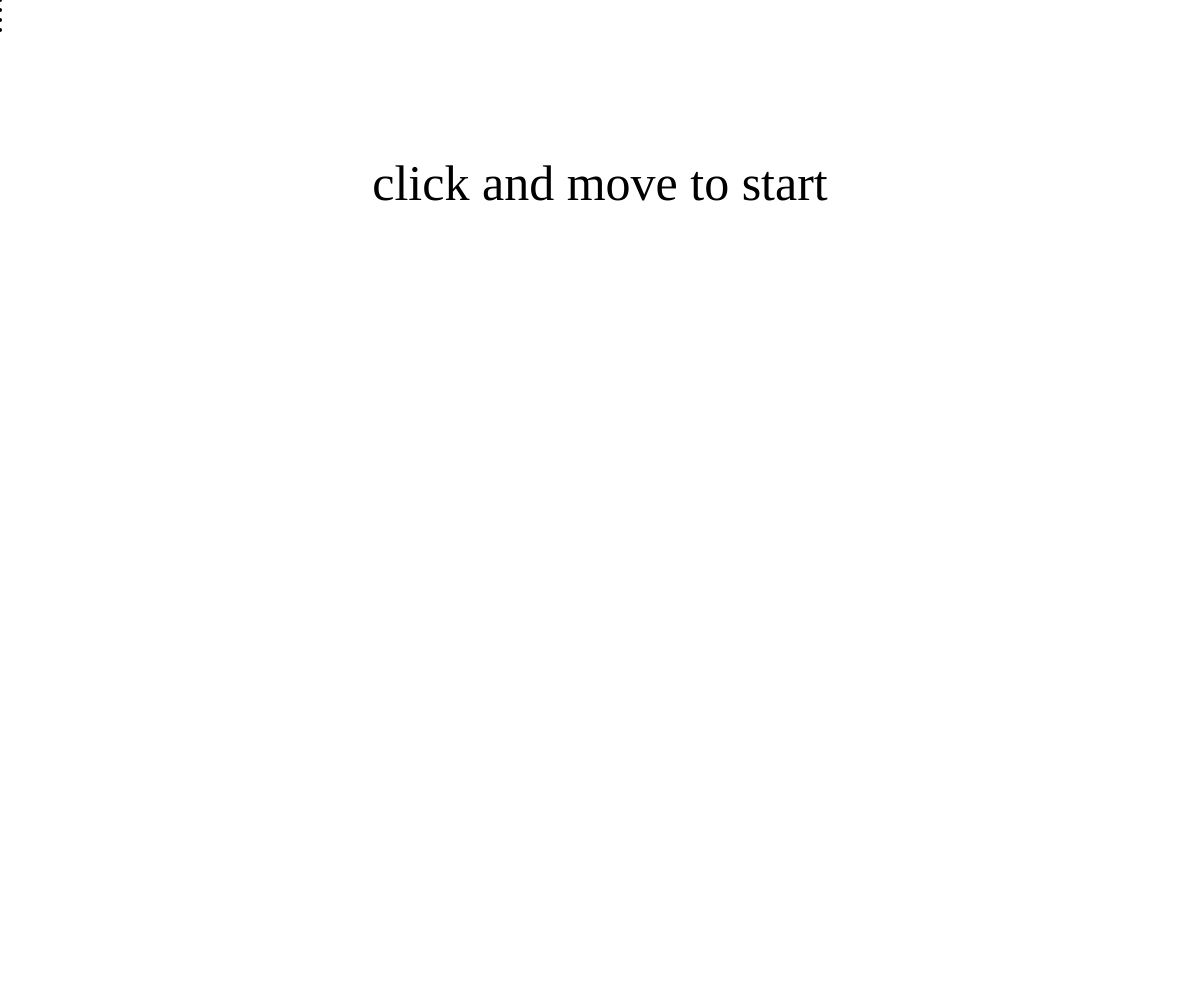
Frame 1 (no input)
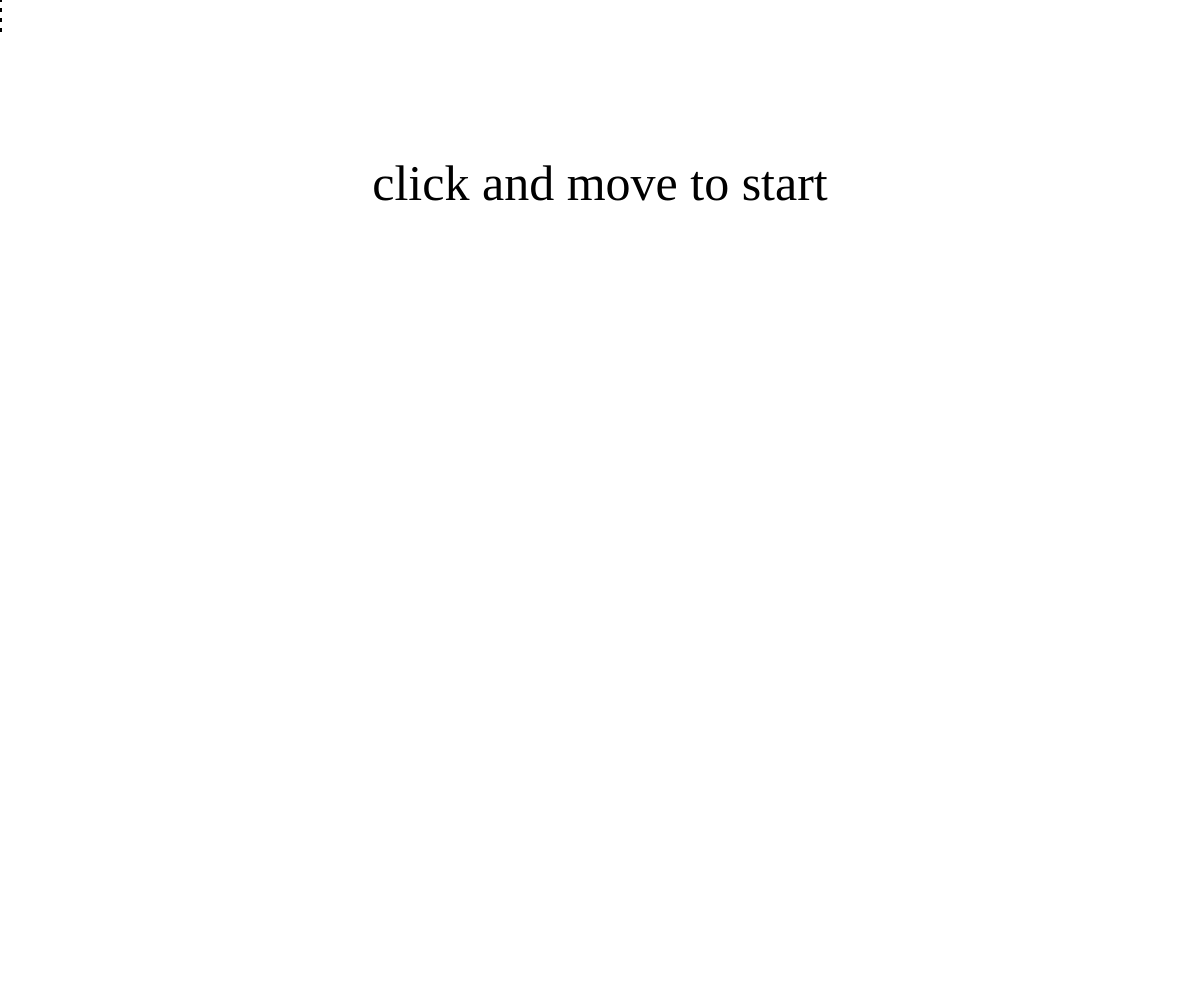
Frame 60 (no input)
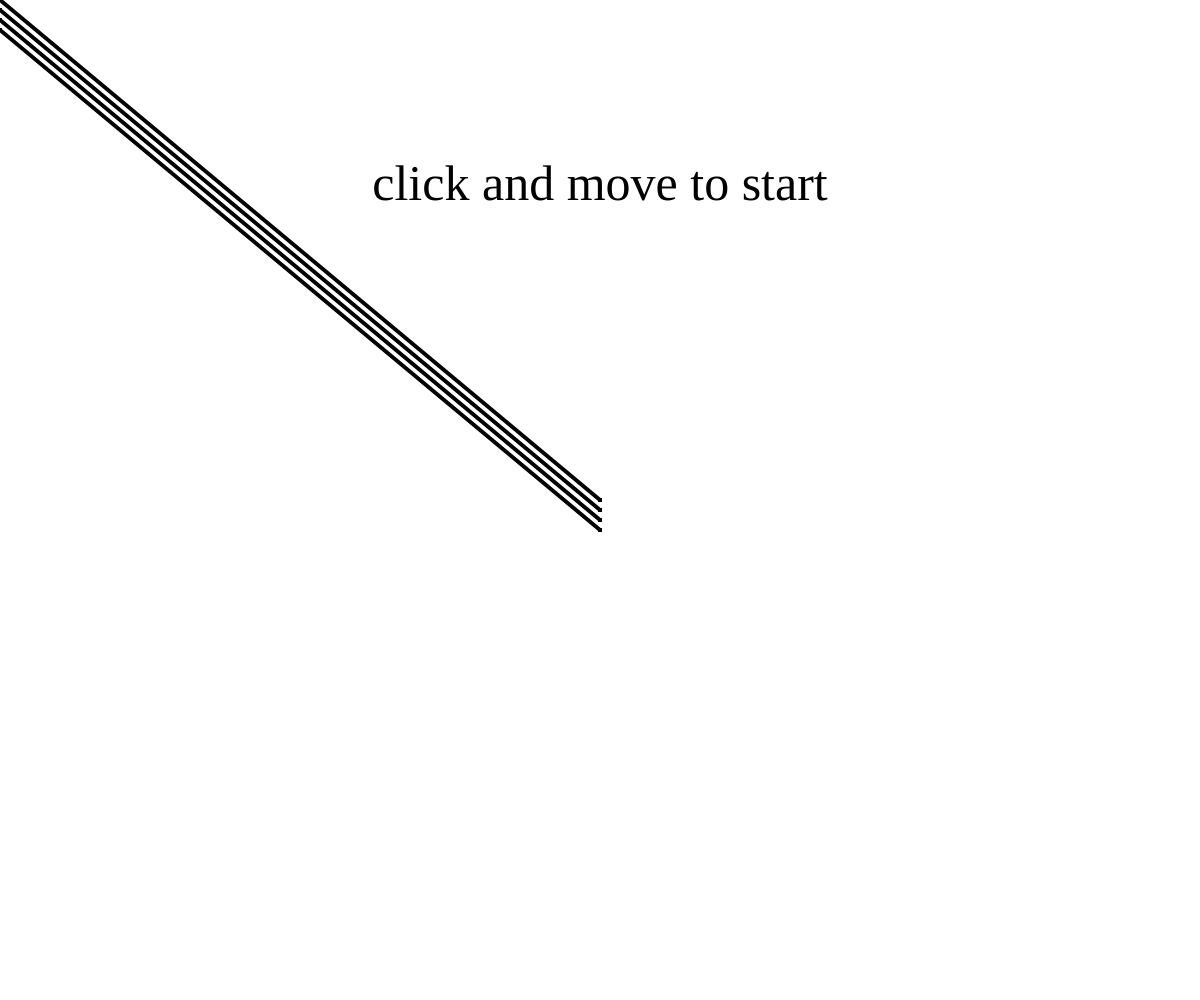
Frame 120 (the mouse pressed at the canvas centre since frame 60)

The p5.js sketch that drew these frames (run headless with seeded random() and noise() and a simulated clock; from frame 60 on, the mouse is pressed at the canvas centre):

// p5.js sketch
// ── sketch.js
var x = 0;
var cleared = false;
var started = false;

function setup() {
  createCanvas(windowWidth, windowHeight);
  fill(0);
  textSize(50);
  textAlign(CENTER);
  textFont("Georgia");
  text("click and move to start", windowWidth/2, windowHeight/5);
}


function draw() {
  //if (x > 0) {
  strokeWeight(4);
  line(pmouseX, pmouseY, mouseX, mouseY);
  line(pmouseX, pmouseY + 10, mouseX, mouseY+10);
  line(pmouseX, pmouseY + 20, mouseX, mouseY+20);
  line(pmouseX, pmouseY + 30, mouseX, mouseY+30);
  //}
}

function mouseClicked() {
  clear();
  x = 1;
  started = true;
}

function mouseMoved() {
  if (!cleared && started) {
  text("click to clear", windowWidth/2, windowHeight/5);
  cleared = true;
  }
}
